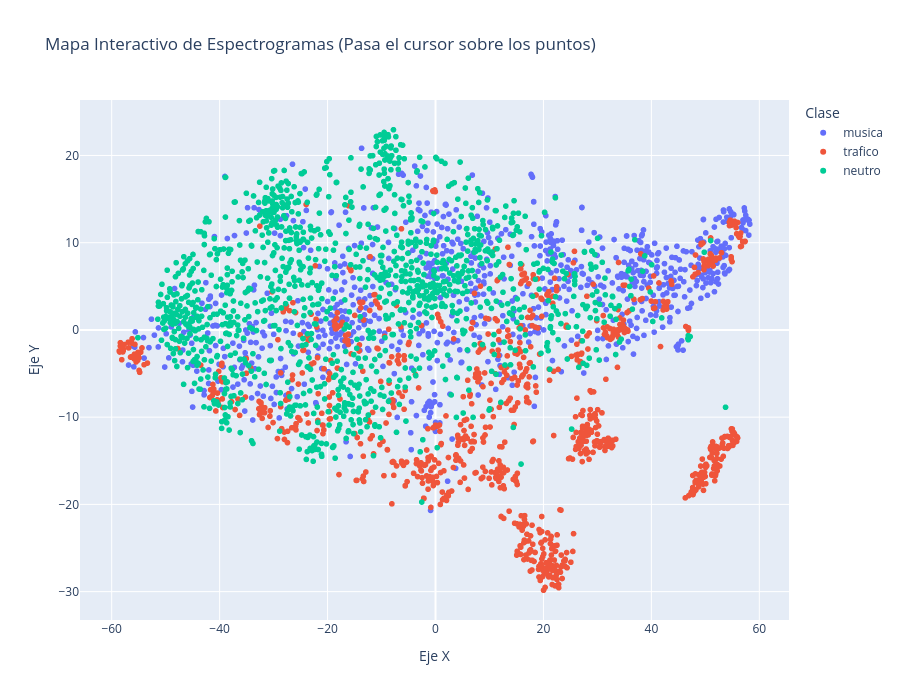

Notebook source saved alongside this figure:
### Code cell
import os
import numpy as np
import pandas as pd
import plotly.express as px
from sklearn.manifold import TSNE

# 1. Configuración de tu arquitectura
N_MFCC = 26
N_FRAMES = 301
DATAPOINTS_PER_FILE = N_MFCC * N_FRAMES

BASE_PATH = "./dataset"
CLASSES = ["musica", "trafico", "neutro"]

X = []
y = []
file_names = []

print("Cargando archivos .bin...")

# 2. Leer los datos
for class_idx, class_name in enumerate(CLASSES):
    folder_path = os.path.join(BASE_PATH, class_name, "mel")
    if os.path.exists(folder_path):
        for file in os.listdir(folder_path):
            if file.endswith(".bin"):
                file_path = os.path.join(folder_path, file)
                data = np.fromfile(file_path, dtype=np.float32)
                
                if len(data) == DATAPOINTS_PER_FILE:
                    X.append(data)
                    y.append(class_idx)
                    # Guardamos el nombre del archivo con su clase para identificarlo fácil
                    file_names.append(f"[{class_name}] {file}")

X = np.array(X)
y = np.array(y)

print(f"Total de audios cargados: {len(X)}")
print("Calculando t-SNE... esto puede tomar unos segundos.")

# 3. Aplicar t-SNE
tsne = TSNE(n_components=2, random_state=42, perplexity=30)
X_2d = tsne.fit_transform(X)

# 4. Crear un DataFrame (tabla) para Plotly
df = pd.DataFrame({
    'Eje X': X_2d[:, 0],
    'Eje Y': X_2d[:, 1],
    'Clase': [CLASSES[i] for i in y],
    'Archivo': file_names
})

# 5. Generar el gráfico interactivo
fig = px.scatter(df, x='Eje X', y='Eje Y', color='Clase', hover_name='Archivo',
                 title="Mapa Interactivo de Espectrogramas (Pasa el cursor sobre los puntos)")

# Ajustar el tamaño para que se vea bien en pantalla
fig.update_layout(width=900, height=700)
fig.show()

### Figure 1 — Plotly figure (JSON) as saved in the notebook; plotly's stock layout.template omitted (floating-point values rounded to 4 significant figures; data arrays with more than 128 entries replaced by an {"elided": "..."} marker saying what was removed)
{"data": [{"hovertemplate": "<b>%{hovertext}</b><br><br>Clase=musica<br>Eje X=%{x}<br>Eje Y=%{y}<extra></extra>", "hovertext": {"elided": "800 str values"}, "legendgroup": "musica", "marker": {"color": "#636efa", "symbol": "circle"}, "mode": "markers", "name": "musica", "showlegend": true, "type": "scattergl", "x": {"elided": "800 float values"}, "xaxis": "x", "y": {"elided": "800 float values"}, "yaxis": "y"}, {"hovertemplate": "<b>%{hovertext}</b><br><br>Clase=trafico<br>Eje X=%{x}<br>Eje Y=%{y}<extra></extra>", "hovertext": {"elided": "1000 str values"}, "legendgroup": "trafico", "marker": {"color": "#EF553B", "symbol": "circle"}, "mode": "markers", "name": "trafico", "showlegend": true, "type": "scattergl", "x": {"elided": "1000 float values"}, "xaxis": "x", "y": {"elided": "1000 float values"}, "yaxis": "y"}, {"hovertemplate": "<b>%{hovertext}</b><br><br>Clase=neutro<br>Eje X=%{x}<br>Eje Y=%{y}<extra></extra>", "hovertext": {"elided": "1240 str values"}, "legendgroup": "neutro", "marker": {"color": "#00cc96", "symbol": "circle"}, "mode": "markers", "name": "neutro", "showlegend": true, "type": "scattergl", "x": {"elided": "1240 float values"}, "xaxis": "x", "y": {"elided": "1240 float values"}, "yaxis": "y"}], "layout": {"height": 700, "legend": {"title": {"text": "Clase"}, "tracegroupgap": 0}, "title": {"text": "Mapa Interactivo de Espectrogramas (Pasa el cursor sobre los puntos)"}, "width": 900, "xaxis": {"anchor": "y", "domain": [0, 1], "title": {"text": "Eje X"}}, "yaxis": {"anchor": "x", "domain": [0, 1], "title": {"text": "Eje Y"}}}}
